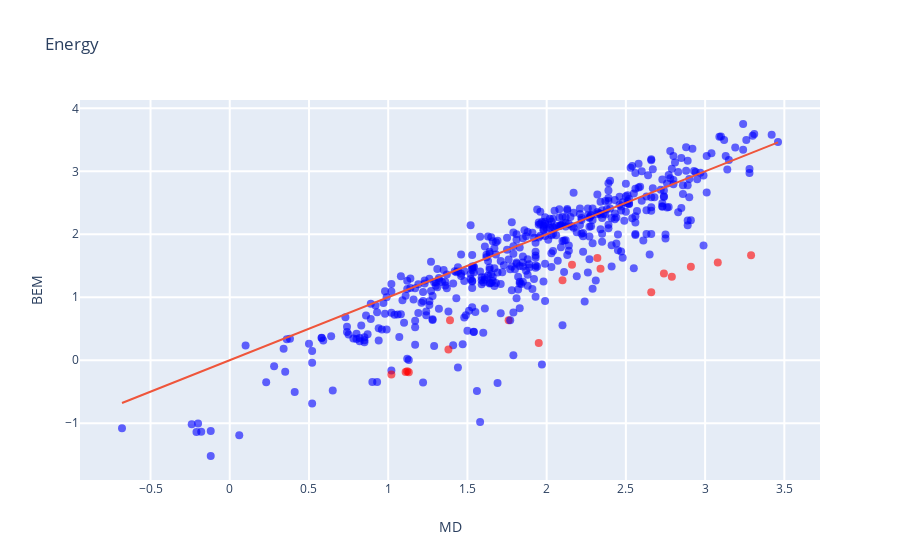

Here is the notebook cell this chart was saved with:
### Code cell
dG_i = dGes_i + dGcav_i + dGdisp_i
dG_e = dGes_e + dGcav_e + dGdisp_e
dGnp_i = dGcav_i + dGdisp_i
dGnp_e = dGcav_e + dGdisp_e
plot_correl(dGnp_e, dGnp_i, smiles, key='#')

### Figure 1 — Plotly figure (JSON) as saved in the notebook; plotly's stock layout.template omitted (floating-point values rounded to 4 significant figures; data arrays with more than 128 entries replaced by an {"elided": "..."} marker saying what was removed)
{"data": [{"hoverinfo": "text", "marker": {"color": {"elided": "497 str values"}, "opacity": 0.6, "size": 8}, "mode": "markers", "text": {"elided": "497 str values"}, "type": "scatter", "x": {"elided": "497 float values"}, "y": {"elided": "497 float values"}}, {"mode": "lines", "type": "scatter", "x": [-0.68, 3.46], "y": [-0.68, 3.46]}], "layout": {"hovermode": "closest", "showlegend": false, "title": {"text": "Energy"}, "xaxis": {"gridwidth": 2, "ticklen": 5, "title": {"text": "MD"}, "zeroline": false}, "yaxis": {"gridwidth": 2, "ticklen": 5, "title": {"text": "BEM"}}}}
